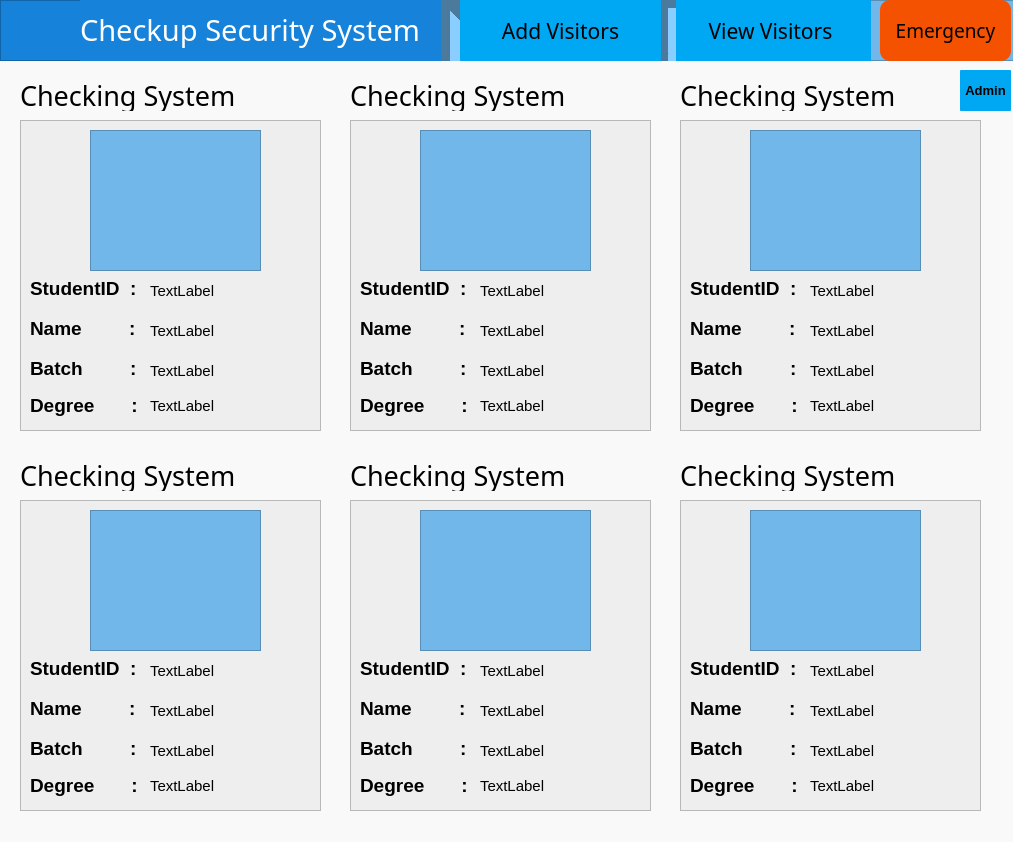
<?xml version="1.0" encoding="UTF-8"?>
<ui version="4.0">
 <class>Home</class>
 <widget class="QWidget" name="Home">
  <property name="windowModality">
   <enum>Qt::NonModal</enum>
  </property>
  <property name="geometry">
   <rect>
    <x>0</x>
    <y>0</y>
    <width>1013</width>
    <height>842</height>
   </rect>
  </property>
  <property name="windowTitle">
   <string>Form</string>
  </property>
  <property name="styleSheet">
   <string notr="true">background:#f9f9f9;</string>
  </property>
  <widget class="QFrame" name="frame">
   <property name="geometry">
    <rect>
     <x>20</x>
     <y>120</y>
     <width>301</width>
     <height>311</height>
    </rect>
   </property>
   <property name="styleSheet">
    <string notr="true">background:#eeeeee;</string>
   </property>
   <property name="frameShape">
    <enum>QFrame::StyledPanel</enum>
   </property>
   <property name="frameShadow">
    <enum>QFrame::Raised</enum>
   </property>
   <widget class="QLabel" name="label">
    <property name="geometry">
     <rect>
      <x>10</x>
      <y>160</y>
      <width>121</width>
      <height>16</height>
     </rect>
    </property>
    <property name="font">
     <font>
      <pointsize>14</pointsize>
      <weight>75</weight>
      <bold>true</bold>
     </font>
    </property>
    <property name="text">
     <string>StudentID  :</string>
    </property>
   </widget>
   <widget class="QLabel" name="label_3">
    <property name="geometry">
     <rect>
      <x>10</x>
      <y>200</y>
      <width>121</width>
      <height>16</height>
     </rect>
    </property>
    <property name="font">
     <font>
      <pointsize>14</pointsize>
      <weight>75</weight>
      <bold>true</bold>
     </font>
    </property>
    <property name="text">
     <string>Name         :</string>
    </property>
   </widget>
   <widget class="QLabel" name="label_4">
    <property name="geometry">
     <rect>
      <x>10</x>
      <y>240</y>
      <width>121</width>
      <height>16</height>
     </rect>
    </property>
    <property name="font">
     <font>
      <pointsize>14</pointsize>
      <weight>75</weight>
      <bold>true</bold>
     </font>
    </property>
    <property name="text">
     <string>Batch         :</string>
    </property>
   </widget>
   <widget class="QLabel" name="label_5">
    <property name="geometry">
     <rect>
      <x>10</x>
      <y>270</y>
      <width>121</width>
      <height>31</height>
     </rect>
    </property>
    <property name="font">
     <font>
      <pointsize>14</pointsize>
      <weight>75</weight>
      <bold>true</bold>
     </font>
    </property>
    <property name="text">
     <string>Degree       :</string>
    </property>
   </widget>
   <widget class="QGraphicsView" name="graphicsView">
    <property name="geometry">
     <rect>
      <x>70</x>
      <y>10</y>
      <width>171</width>
      <height>141</height>
     </rect>
    </property>
    <property name="styleSheet">
     <string notr="true">background:#72b7ea;</string>
    </property>
   </widget>
   <widget class="QLabel" name="label_6">
    <property name="geometry">
     <rect>
      <x>130</x>
      <y>160</y>
      <width>161</width>
      <height>21</height>
     </rect>
    </property>
    <property name="font">
     <font>
      <pointsize>11</pointsize>
     </font>
    </property>
    <property name="text">
     <string>TextLabel</string>
    </property>
   </widget>
   <widget class="QLabel" name="label_7">
    <property name="geometry">
     <rect>
      <x>130</x>
      <y>200</y>
      <width>161</width>
      <height>21</height>
     </rect>
    </property>
    <property name="font">
     <font>
      <pointsize>11</pointsize>
     </font>
    </property>
    <property name="text">
     <string>TextLabel</string>
    </property>
   </widget>
   <widget class="QLabel" name="label_8">
    <property name="geometry">
     <rect>
      <x>130</x>
      <y>240</y>
      <width>161</width>
      <height>21</height>
     </rect>
    </property>
    <property name="font">
     <font>
      <pointsize>11</pointsize>
     </font>
    </property>
    <property name="text">
     <string>TextLabel</string>
    </property>
   </widget>
   <widget class="QLabel" name="label_9">
    <property name="geometry">
     <rect>
      <x>130</x>
      <y>270</y>
      <width>161</width>
      <height>31</height>
     </rect>
    </property>
    <property name="font">
     <font>
      <pointsize>11</pointsize>
     </font>
    </property>
    <property name="text">
     <string>TextLabel</string>
    </property>
   </widget>
  </widget>
  <widget class="QFrame" name="frame_2">
   <property name="geometry">
    <rect>
     <x>350</x>
     <y>120</y>
     <width>301</width>
     <height>311</height>
    </rect>
   </property>
   <property name="styleSheet">
    <string notr="true">background:#eeeeee;</string>
   </property>
   <property name="frameShape">
    <enum>QFrame::StyledPanel</enum>
   </property>
   <property name="frameShadow">
    <enum>QFrame::Raised</enum>
   </property>
   <widget class="QGraphicsView" name="graphicsView_2">
    <property name="geometry">
     <rect>
      <x>70</x>
      <y>10</y>
      <width>171</width>
      <height>141</height>
     </rect>
    </property>
    <property name="styleSheet">
     <string notr="true">background:#72b7ea;</string>
    </property>
   </widget>
   <widget class="QLabel" name="label_15">
    <property name="geometry">
     <rect>
      <x>10</x>
      <y>270</y>
      <width>121</width>
      <height>31</height>
     </rect>
    </property>
    <property name="font">
     <font>
      <pointsize>14</pointsize>
      <weight>75</weight>
      <bold>true</bold>
     </font>
    </property>
    <property name="text">
     <string>Degree       :</string>
    </property>
   </widget>
   <widget class="QLabel" name="label_17">
    <property name="geometry">
     <rect>
      <x>10</x>
      <y>240</y>
      <width>121</width>
      <height>16</height>
     </rect>
    </property>
    <property name="font">
     <font>
      <pointsize>14</pointsize>
      <weight>75</weight>
      <bold>true</bold>
     </font>
    </property>
    <property name="text">
     <string>Batch         :</string>
    </property>
   </widget>
   <widget class="QLabel" name="label_10">
    <property name="geometry">
     <rect>
      <x>10</x>
      <y>200</y>
      <width>121</width>
      <height>16</height>
     </rect>
    </property>
    <property name="font">
     <font>
      <pointsize>14</pointsize>
      <weight>75</weight>
      <bold>true</bold>
     </font>
    </property>
    <property name="text">
     <string>Name         :</string>
    </property>
   </widget>
   <widget class="QLabel" name="label_13">
    <property name="geometry">
     <rect>
      <x>10</x>
      <y>160</y>
      <width>121</width>
      <height>16</height>
     </rect>
    </property>
    <property name="font">
     <font>
      <pointsize>14</pointsize>
      <weight>75</weight>
      <bold>true</bold>
     </font>
    </property>
    <property name="text">
     <string>StudentID  :</string>
    </property>
   </widget>
   <widget class="QLabel" name="label_16">
    <property name="geometry">
     <rect>
      <x>130</x>
      <y>240</y>
      <width>161</width>
      <height>21</height>
     </rect>
    </property>
    <property name="font">
     <font>
      <pointsize>11</pointsize>
     </font>
    </property>
    <property name="text">
     <string>TextLabel</string>
    </property>
   </widget>
   <widget class="QLabel" name="label_14">
    <property name="geometry">
     <rect>
      <x>130</x>
      <y>200</y>
      <width>161</width>
      <height>21</height>
     </rect>
    </property>
    <property name="font">
     <font>
      <pointsize>11</pointsize>
     </font>
    </property>
    <property name="text">
     <string>TextLabel</string>
    </property>
   </widget>
   <widget class="QLabel" name="label_11">
    <property name="geometry">
     <rect>
      <x>130</x>
      <y>160</y>
      <width>161</width>
      <height>21</height>
     </rect>
    </property>
    <property name="font">
     <font>
      <pointsize>11</pointsize>
     </font>
    </property>
    <property name="text">
     <string>TextLabel</string>
    </property>
   </widget>
   <widget class="QLabel" name="label_12">
    <property name="geometry">
     <rect>
      <x>130</x>
      <y>270</y>
      <width>161</width>
      <height>31</height>
     </rect>
    </property>
    <property name="font">
     <font>
      <pointsize>11</pointsize>
     </font>
    </property>
    <property name="text">
     <string>TextLabel</string>
    </property>
   </widget>
  </widget>
  <widget class="QFrame" name="frame_3">
   <property name="geometry">
    <rect>
     <x>680</x>
     <y>120</y>
     <width>301</width>
     <height>311</height>
    </rect>
   </property>
   <property name="styleSheet">
    <string notr="true">background:#eeeeee;</string>
   </property>
   <property name="frameShape">
    <enum>QFrame::StyledPanel</enum>
   </property>
   <property name="frameShadow">
    <enum>QFrame::Raised</enum>
   </property>
   <widget class="QGraphicsView" name="graphicsView_4">
    <property name="geometry">
     <rect>
      <x>70</x>
      <y>10</y>
      <width>171</width>
      <height>141</height>
     </rect>
    </property>
    <property name="styleSheet">
     <string notr="true">background:#72b7ea;</string>
    </property>
   </widget>
   <widget class="QLabel" name="label_18">
    <property name="geometry">
     <rect>
      <x>10</x>
      <y>200</y>
      <width>121</width>
      <height>16</height>
     </rect>
    </property>
    <property name="font">
     <font>
      <pointsize>14</pointsize>
      <weight>75</weight>
      <bold>true</bold>
     </font>
    </property>
    <property name="text">
     <string>Name         :</string>
    </property>
   </widget>
   <widget class="QLabel" name="label_21">
    <property name="geometry">
     <rect>
      <x>10</x>
      <y>160</y>
      <width>121</width>
      <height>16</height>
     </rect>
    </property>
    <property name="font">
     <font>
      <pointsize>14</pointsize>
      <weight>75</weight>
      <bold>true</bold>
     </font>
    </property>
    <property name="text">
     <string>StudentID  :</string>
    </property>
   </widget>
   <widget class="QLabel" name="label_23">
    <property name="geometry">
     <rect>
      <x>10</x>
      <y>270</y>
      <width>121</width>
      <height>31</height>
     </rect>
    </property>
    <property name="font">
     <font>
      <pointsize>14</pointsize>
      <weight>75</weight>
      <bold>true</bold>
     </font>
    </property>
    <property name="text">
     <string>Degree       :</string>
    </property>
   </widget>
   <widget class="QLabel" name="label_25">
    <property name="geometry">
     <rect>
      <x>10</x>
      <y>240</y>
      <width>121</width>
      <height>16</height>
     </rect>
    </property>
    <property name="font">
     <font>
      <pointsize>14</pointsize>
      <weight>75</weight>
      <bold>true</bold>
     </font>
    </property>
    <property name="text">
     <string>Batch         :</string>
    </property>
   </widget>
   <widget class="QLabel" name="label_19">
    <property name="geometry">
     <rect>
      <x>130</x>
      <y>160</y>
      <width>161</width>
      <height>21</height>
     </rect>
    </property>
    <property name="font">
     <font>
      <pointsize>11</pointsize>
     </font>
    </property>
    <property name="text">
     <string>TextLabel</string>
    </property>
   </widget>
   <widget class="QLabel" name="label_20">
    <property name="geometry">
     <rect>
      <x>130</x>
      <y>270</y>
      <width>161</width>
      <height>31</height>
     </rect>
    </property>
    <property name="font">
     <font>
      <pointsize>11</pointsize>
     </font>
    </property>
    <property name="text">
     <string>TextLabel</string>
    </property>
   </widget>
   <widget class="QLabel" name="label_22">
    <property name="geometry">
     <rect>
      <x>130</x>
      <y>200</y>
      <width>161</width>
      <height>21</height>
     </rect>
    </property>
    <property name="font">
     <font>
      <pointsize>11</pointsize>
     </font>
    </property>
    <property name="text">
     <string>TextLabel</string>
    </property>
   </widget>
   <widget class="QLabel" name="label_24">
    <property name="geometry">
     <rect>
      <x>130</x>
      <y>240</y>
      <width>161</width>
      <height>21</height>
     </rect>
    </property>
    <property name="font">
     <font>
      <pointsize>11</pointsize>
     </font>
    </property>
    <property name="text">
     <string>TextLabel</string>
    </property>
   </widget>
  </widget>
  <widget class="QFrame" name="frame_4">
   <property name="geometry">
    <rect>
     <x>20</x>
     <y>500</y>
     <width>301</width>
     <height>311</height>
    </rect>
   </property>
   <property name="styleSheet">
    <string notr="true">background:#eeeeee;</string>
   </property>
   <property name="frameShape">
    <enum>QFrame::StyledPanel</enum>
   </property>
   <property name="frameShadow">
    <enum>QFrame::Raised</enum>
   </property>
   <widget class="QGraphicsView" name="graphicsView_6">
    <property name="geometry">
     <rect>
      <x>70</x>
      <y>10</y>
      <width>171</width>
      <height>141</height>
     </rect>
    </property>
    <property name="styleSheet">
     <string notr="true">background:#72b7ea;</string>
    </property>
   </widget>
   <widget class="QLabel" name="label_42">
    <property name="geometry">
     <rect>
      <x>10</x>
      <y>200</y>
      <width>121</width>
      <height>16</height>
     </rect>
    </property>
    <property name="font">
     <font>
      <pointsize>14</pointsize>
      <weight>75</weight>
      <bold>true</bold>
     </font>
    </property>
    <property name="text">
     <string>Name         :</string>
    </property>
   </widget>
   <widget class="QLabel" name="label_45">
    <property name="geometry">
     <rect>
      <x>10</x>
      <y>160</y>
      <width>121</width>
      <height>16</height>
     </rect>
    </property>
    <property name="font">
     <font>
      <pointsize>14</pointsize>
      <weight>75</weight>
      <bold>true</bold>
     </font>
    </property>
    <property name="text">
     <string>StudentID  :</string>
    </property>
   </widget>
   <widget class="QLabel" name="label_47">
    <property name="geometry">
     <rect>
      <x>10</x>
      <y>270</y>
      <width>121</width>
      <height>31</height>
     </rect>
    </property>
    <property name="font">
     <font>
      <pointsize>14</pointsize>
      <weight>75</weight>
      <bold>true</bold>
     </font>
    </property>
    <property name="text">
     <string>Degree       :</string>
    </property>
   </widget>
   <widget class="QLabel" name="label_49">
    <property name="geometry">
     <rect>
      <x>10</x>
      <y>240</y>
      <width>121</width>
      <height>16</height>
     </rect>
    </property>
    <property name="font">
     <font>
      <pointsize>14</pointsize>
      <weight>75</weight>
      <bold>true</bold>
     </font>
    </property>
    <property name="text">
     <string>Batch         :</string>
    </property>
   </widget>
   <widget class="QLabel" name="label_43">
    <property name="geometry">
     <rect>
      <x>130</x>
      <y>160</y>
      <width>161</width>
      <height>21</height>
     </rect>
    </property>
    <property name="font">
     <font>
      <pointsize>11</pointsize>
     </font>
    </property>
    <property name="text">
     <string>TextLabel</string>
    </property>
   </widget>
   <widget class="QLabel" name="label_44">
    <property name="geometry">
     <rect>
      <x>130</x>
      <y>270</y>
      <width>161</width>
      <height>31</height>
     </rect>
    </property>
    <property name="font">
     <font>
      <pointsize>11</pointsize>
     </font>
    </property>
    <property name="text">
     <string>TextLabel</string>
    </property>
   </widget>
   <widget class="QLabel" name="label_46">
    <property name="geometry">
     <rect>
      <x>130</x>
      <y>200</y>
      <width>161</width>
      <height>21</height>
     </rect>
    </property>
    <property name="font">
     <font>
      <pointsize>11</pointsize>
     </font>
    </property>
    <property name="text">
     <string>TextLabel</string>
    </property>
   </widget>
   <widget class="QLabel" name="label_48">
    <property name="geometry">
     <rect>
      <x>130</x>
      <y>240</y>
      <width>161</width>
      <height>21</height>
     </rect>
    </property>
    <property name="font">
     <font>
      <pointsize>11</pointsize>
     </font>
    </property>
    <property name="text">
     <string>TextLabel</string>
    </property>
   </widget>
  </widget>
  <widget class="QFrame" name="frame_5">
   <property name="geometry">
    <rect>
     <x>350</x>
     <y>500</y>
     <width>301</width>
     <height>311</height>
    </rect>
   </property>
   <property name="styleSheet">
    <string notr="true">background:#eeeeee;</string>
   </property>
   <property name="frameShape">
    <enum>QFrame::StyledPanel</enum>
   </property>
   <property name="frameShadow">
    <enum>QFrame::Raised</enum>
   </property>
   <widget class="QGraphicsView" name="graphicsView_5">
    <property name="geometry">
     <rect>
      <x>70</x>
      <y>10</y>
      <width>171</width>
      <height>141</height>
     </rect>
    </property>
    <property name="styleSheet">
     <string notr="true">background:#72b7ea;</string>
    </property>
   </widget>
   <widget class="QLabel" name="label_34">
    <property name="geometry">
     <rect>
      <x>10</x>
      <y>200</y>
      <width>121</width>
      <height>16</height>
     </rect>
    </property>
    <property name="font">
     <font>
      <pointsize>14</pointsize>
      <weight>75</weight>
      <bold>true</bold>
     </font>
    </property>
    <property name="text">
     <string>Name         :</string>
    </property>
   </widget>
   <widget class="QLabel" name="label_37">
    <property name="geometry">
     <rect>
      <x>10</x>
      <y>160</y>
      <width>121</width>
      <height>16</height>
     </rect>
    </property>
    <property name="font">
     <font>
      <pointsize>14</pointsize>
      <weight>75</weight>
      <bold>true</bold>
     </font>
    </property>
    <property name="text">
     <string>StudentID  :</string>
    </property>
   </widget>
   <widget class="QLabel" name="label_39">
    <property name="geometry">
     <rect>
      <x>10</x>
      <y>270</y>
      <width>121</width>
      <height>31</height>
     </rect>
    </property>
    <property name="font">
     <font>
      <pointsize>14</pointsize>
      <weight>75</weight>
      <bold>true</bold>
     </font>
    </property>
    <property name="text">
     <string>Degree       :</string>
    </property>
   </widget>
   <widget class="QLabel" name="label_41">
    <property name="geometry">
     <rect>
      <x>10</x>
      <y>240</y>
      <width>121</width>
      <height>16</height>
     </rect>
    </property>
    <property name="font">
     <font>
      <pointsize>14</pointsize>
      <weight>75</weight>
      <bold>true</bold>
     </font>
    </property>
    <property name="text">
     <string>Batch         :</string>
    </property>
   </widget>
   <widget class="QLabel" name="label_35">
    <property name="geometry">
     <rect>
      <x>130</x>
      <y>160</y>
      <width>161</width>
      <height>21</height>
     </rect>
    </property>
    <property name="font">
     <font>
      <pointsize>11</pointsize>
     </font>
    </property>
    <property name="text">
     <string>TextLabel</string>
    </property>
   </widget>
   <widget class="QLabel" name="label_36">
    <property name="geometry">
     <rect>
      <x>130</x>
      <y>270</y>
      <width>161</width>
      <height>31</height>
     </rect>
    </property>
    <property name="font">
     <font>
      <pointsize>11</pointsize>
     </font>
    </property>
    <property name="text">
     <string>TextLabel</string>
    </property>
   </widget>
   <widget class="QLabel" name="label_38">
    <property name="geometry">
     <rect>
      <x>130</x>
      <y>200</y>
      <width>161</width>
      <height>21</height>
     </rect>
    </property>
    <property name="font">
     <font>
      <pointsize>11</pointsize>
     </font>
    </property>
    <property name="text">
     <string>TextLabel</string>
    </property>
   </widget>
   <widget class="QLabel" name="label_40">
    <property name="geometry">
     <rect>
      <x>130</x>
      <y>240</y>
      <width>161</width>
      <height>21</height>
     </rect>
    </property>
    <property name="font">
     <font>
      <pointsize>11</pointsize>
     </font>
    </property>
    <property name="text">
     <string>TextLabel</string>
    </property>
   </widget>
  </widget>
  <widget class="QFrame" name="frame_6">
   <property name="geometry">
    <rect>
     <x>680</x>
     <y>500</y>
     <width>301</width>
     <height>311</height>
    </rect>
   </property>
   <property name="styleSheet">
    <string notr="true">background:#eeeeee;</string>
   </property>
   <property name="frameShape">
    <enum>QFrame::StyledPanel</enum>
   </property>
   <property name="frameShadow">
    <enum>QFrame::Raised</enum>
   </property>
   <widget class="QGraphicsView" name="graphicsView_3">
    <property name="geometry">
     <rect>
      <x>70</x>
      <y>10</y>
      <width>171</width>
      <height>141</height>
     </rect>
    </property>
    <property name="styleSheet">
     <string notr="true">background:#72b7ea;</string>
    </property>
   </widget>
   <widget class="QLabel" name="label_26">
    <property name="geometry">
     <rect>
      <x>10</x>
      <y>200</y>
      <width>121</width>
      <height>16</height>
     </rect>
    </property>
    <property name="font">
     <font>
      <pointsize>14</pointsize>
      <weight>75</weight>
      <bold>true</bold>
     </font>
    </property>
    <property name="text">
     <string>Name         :</string>
    </property>
   </widget>
   <widget class="QLabel" name="label_29">
    <property name="geometry">
     <rect>
      <x>10</x>
      <y>160</y>
      <width>121</width>
      <height>16</height>
     </rect>
    </property>
    <property name="font">
     <font>
      <pointsize>14</pointsize>
      <weight>75</weight>
      <bold>true</bold>
     </font>
    </property>
    <property name="text">
     <string>StudentID  :</string>
    </property>
   </widget>
   <widget class="QLabel" name="label_31">
    <property name="geometry">
     <rect>
      <x>10</x>
      <y>270</y>
      <width>121</width>
      <height>31</height>
     </rect>
    </property>
    <property name="font">
     <font>
      <pointsize>14</pointsize>
      <weight>75</weight>
      <bold>true</bold>
     </font>
    </property>
    <property name="text">
     <string>Degree       :</string>
    </property>
   </widget>
   <widget class="QLabel" name="label_33">
    <property name="geometry">
     <rect>
      <x>10</x>
      <y>240</y>
      <width>121</width>
      <height>16</height>
     </rect>
    </property>
    <property name="font">
     <font>
      <pointsize>14</pointsize>
      <weight>75</weight>
      <bold>true</bold>
     </font>
    </property>
    <property name="text">
     <string>Batch         :</string>
    </property>
   </widget>
   <widget class="QLabel" name="label_27">
    <property name="geometry">
     <rect>
      <x>130</x>
      <y>160</y>
      <width>161</width>
      <height>21</height>
     </rect>
    </property>
    <property name="font">
     <font>
      <pointsize>11</pointsize>
     </font>
    </property>
    <property name="text">
     <string>TextLabel</string>
    </property>
   </widget>
   <widget class="QLabel" name="label_28">
    <property name="geometry">
     <rect>
      <x>130</x>
      <y>270</y>
      <width>161</width>
      <height>31</height>
     </rect>
    </property>
    <property name="font">
     <font>
      <pointsize>11</pointsize>
     </font>
    </property>
    <property name="text">
     <string>TextLabel</string>
    </property>
   </widget>
   <widget class="QLabel" name="label_30">
    <property name="geometry">
     <rect>
      <x>130</x>
      <y>200</y>
      <width>161</width>
      <height>21</height>
     </rect>
    </property>
    <property name="font">
     <font>
      <pointsize>11</pointsize>
     </font>
    </property>
    <property name="text">
     <string>TextLabel</string>
    </property>
   </widget>
   <widget class="QLabel" name="label_32">
    <property name="geometry">
     <rect>
      <x>130</x>
      <y>240</y>
      <width>161</width>
      <height>21</height>
     </rect>
    </property>
    <property name="font">
     <font>
      <pointsize>11</pointsize>
     </font>
    </property>
    <property name="text">
     <string>TextLabel</string>
    </property>
   </widget>
  </widget>
  <widget class="QFrame" name="frame_7">
   <property name="geometry">
    <rect>
     <x>0</x>
     <y>0</y>
     <width>1021</width>
     <height>61</height>
    </rect>
   </property>
   <property name="styleSheet">
    <string notr="true">background:#72b7ea;</string>
   </property>
   <property name="frameShape">
    <enum>QFrame::StyledPanel</enum>
   </property>
   <property name="frameShadow">
    <enum>QFrame::Raised</enum>
   </property>
   <widget class="QPushButton" name="pushButton">
    <property name="geometry">
     <rect>
      <x>880</x>
      <y>0</y>
      <width>131</width>
      <height>61</height>
     </rect>
    </property>
    <property name="font">
     <font>
      <family>Museo Sans For Dell</family>
      <pointsize>14</pointsize>
     </font>
    </property>
    <property name="styleSheet">
     <string notr="true">background-color:#f45100;
border-radius:10px;</string>
    </property>
    <property name="text">
     <string>Emergency</string>
    </property>
   </widget>
   <widget class="QLabel" name="label_2">
    <property name="geometry">
     <rect>
      <x>80</x>
      <y>0</y>
      <width>361</width>
      <height>61</height>
     </rect>
    </property>
    <property name="font">
     <font>
      <family>MS Gothic</family>
      <pointsize>28</pointsize>
      <weight>50</weight>
      <bold>false</bold>
     </font>
    </property>
    <property name="styleSheet">
     <string notr="true">background:#1782da;
color:white;</string>
    </property>
    <property name="text">
     <string>&lt;html&gt;&lt;head/&gt;&lt;body&gt;&lt;p&gt;&lt;span style=&quot; font-size:22pt;&quot;&gt; Checkup Security System&lt;/span&gt;&lt;/p&gt;&lt;/body&gt;&lt;/html&gt;</string>
    </property>
   </widget>
   <widget class="QPushButton" name="pushButton_3">
    <property name="geometry">
     <rect>
      <x>670</x>
      <y>0</y>
      <width>201</width>
      <height>61</height>
     </rect>
    </property>
    <property name="font">
     <font>
      <family>MS Reference Sans Serif</family>
      <pointsize>16</pointsize>
     </font>
    </property>
    <property name="styleSheet">
     <string notr="true">background:#00a7f3;
border-radius:0.5px;</string>
    </property>
    <property name="text">
     <string>View Visitors</string>
    </property>
   </widget>
   <widget class="QPushButton" name="pushButton_2">
    <property name="geometry">
     <rect>
      <x>460</x>
      <y>0</y>
      <width>201</width>
      <height>61</height>
     </rect>
    </property>
    <property name="font">
     <font>
      <family>MS Reference Sans Serif</family>
      <pointsize>16</pointsize>
     </font>
    </property>
    <property name="styleSheet">
     <string notr="true">background:#00a7f3;
border-radius:0.5px;</string>
    </property>
    <property name="text">
     <string>Add Visitors</string>
    </property>
   </widget>
   <widget class="Line" name="line_2">
    <property name="geometry">
     <rect>
      <x>660</x>
      <y>0</y>
      <width>16</width>
      <height>61</height>
     </rect>
    </property>
    <property name="lineWidth">
     <number>8</number>
    </property>
    <property name="orientation">
     <enum>Qt::Vertical</enum>
    </property>
   </widget>
   <widget class="Line" name="line">
    <property name="geometry">
     <rect>
      <x>440</x>
      <y>0</y>
      <width>21</width>
      <height>61</height>
     </rect>
    </property>
    <property name="styleSheet">
     <string notr="true"/>
    </property>
    <property name="lineWidth">
     <number>50</number>
    </property>
    <property name="midLineWidth">
     <number>0</number>
    </property>
    <property name="orientation">
     <enum>Qt::Vertical</enum>
    </property>
   </widget>
   <widget class="QFrame" name="frame_8">
    <property name="geometry">
     <rect>
      <x>0</x>
      <y>0</y>
      <width>81</width>
      <height>61</height>
     </rect>
    </property>
    <property name="styleSheet">
     <string notr="true">background:#1782da;</string>
    </property>
    <property name="frameShape">
     <enum>QFrame::StyledPanel</enum>
    </property>
    <property name="frameShadow">
     <enum>QFrame::Raised</enum>
    </property>
   </widget>
   <zorder>pushButton</zorder>
   <zorder>pushButton_3</zorder>
   <zorder>line_2</zorder>
   <zorder>line</zorder>
   <zorder>pushButton_2</zorder>
   <zorder>frame_8</zorder>
   <zorder>label_2</zorder>
  </widget>
  <widget class="QLabel" name="label_50">
   <property name="geometry">
    <rect>
     <x>20</x>
     <y>80</y>
     <width>221</width>
     <height>31</height>
    </rect>
   </property>
   <property name="font">
    <font>
     <family>Maiandra GD</family>
     <pointsize>20</pointsize>
    </font>
   </property>
   <property name="text">
    <string>Checking System 1</string>
   </property>
  </widget>
  <widget class="QLabel" name="label_51">
   <property name="geometry">
    <rect>
     <x>350</x>
     <y>80</y>
     <width>221</width>
     <height>31</height>
    </rect>
   </property>
   <property name="font">
    <font>
     <family>Maiandra GD</family>
     <pointsize>20</pointsize>
    </font>
   </property>
   <property name="text">
    <string>Checking System 2</string>
   </property>
  </widget>
  <widget class="QLabel" name="label_52">
   <property name="geometry">
    <rect>
     <x>680</x>
     <y>80</y>
     <width>221</width>
     <height>31</height>
    </rect>
   </property>
   <property name="font">
    <font>
     <family>Maiandra GD</family>
     <pointsize>20</pointsize>
    </font>
   </property>
   <property name="text">
    <string>Checking System 3</string>
   </property>
  </widget>
  <widget class="QLabel" name="label_53">
   <property name="geometry">
    <rect>
     <x>20</x>
     <y>460</y>
     <width>221</width>
     <height>31</height>
    </rect>
   </property>
   <property name="font">
    <font>
     <family>Maiandra GD</family>
     <pointsize>20</pointsize>
    </font>
   </property>
   <property name="text">
    <string>Checking System 4</string>
   </property>
  </widget>
  <widget class="QLabel" name="label_54">
   <property name="geometry">
    <rect>
     <x>350</x>
     <y>460</y>
     <width>221</width>
     <height>31</height>
    </rect>
   </property>
   <property name="font">
    <font>
     <family>Maiandra GD</family>
     <pointsize>20</pointsize>
    </font>
   </property>
   <property name="text">
    <string>Checking System 5</string>
   </property>
  </widget>
  <widget class="QLabel" name="label_55">
   <property name="geometry">
    <rect>
     <x>680</x>
     <y>460</y>
     <width>221</width>
     <height>31</height>
    </rect>
   </property>
   <property name="font">
    <font>
     <family>Maiandra GD</family>
     <pointsize>20</pointsize>
    </font>
   </property>
   <property name="text">
    <string>Checking System 6</string>
   </property>
  </widget>
  <widget class="QPushButton" name="pushButton_4">
   <property name="geometry">
    <rect>
     <x>960</x>
     <y>70</y>
     <width>51</width>
     <height>41</height>
    </rect>
   </property>
   <property name="font">
    <font>
     <pointsize>10</pointsize>
     <weight>75</weight>
     <bold>true</bold>
    </font>
   </property>
   <property name="styleSheet">
    <string notr="true">background:#00a7f3;
border-radius:0.5px;</string>
   </property>
   <property name="text">
    <string>Admin</string>
   </property>
  </widget>
 </widget>
 <resources/>
 <connections/>
</ui>
